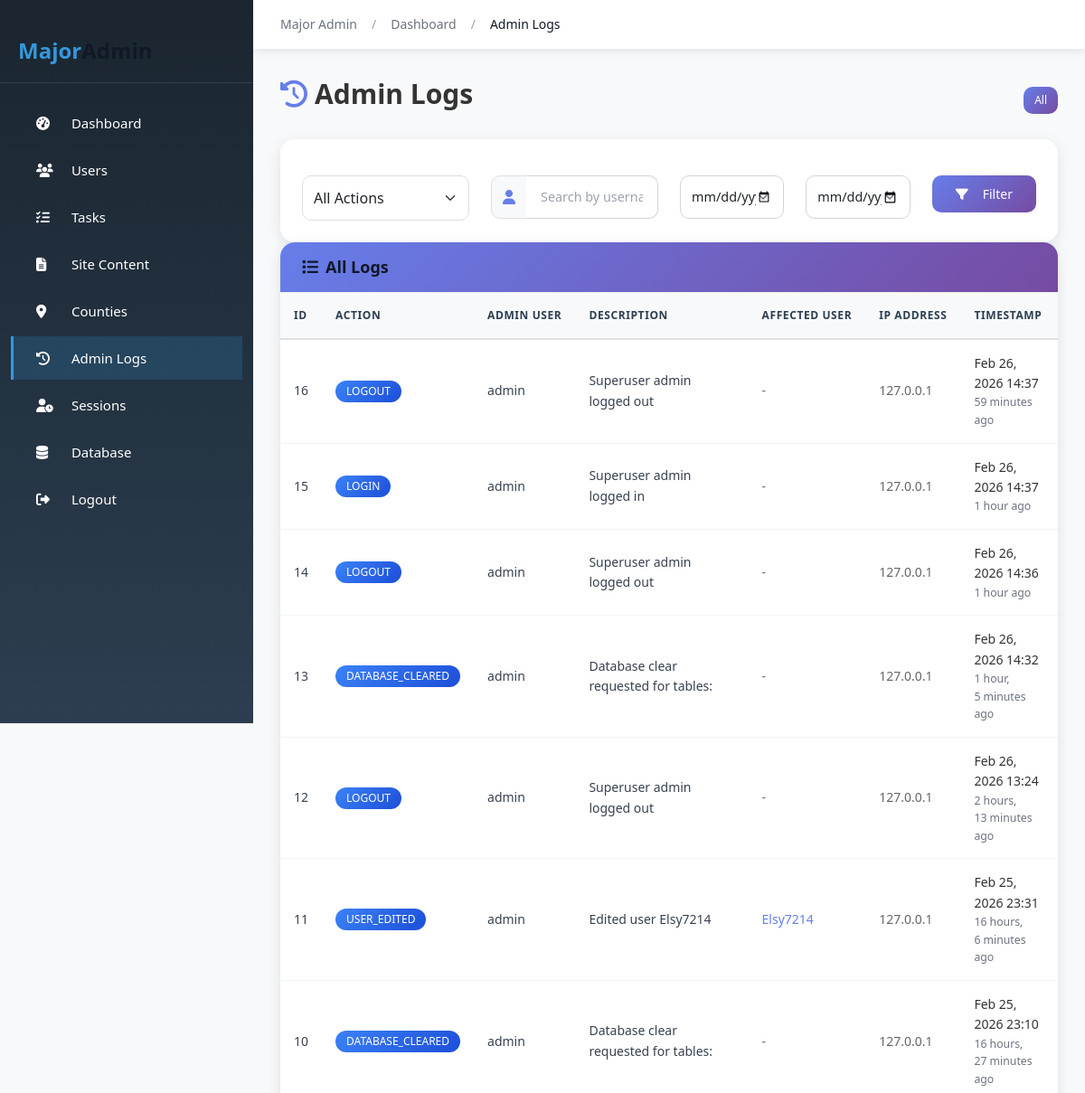
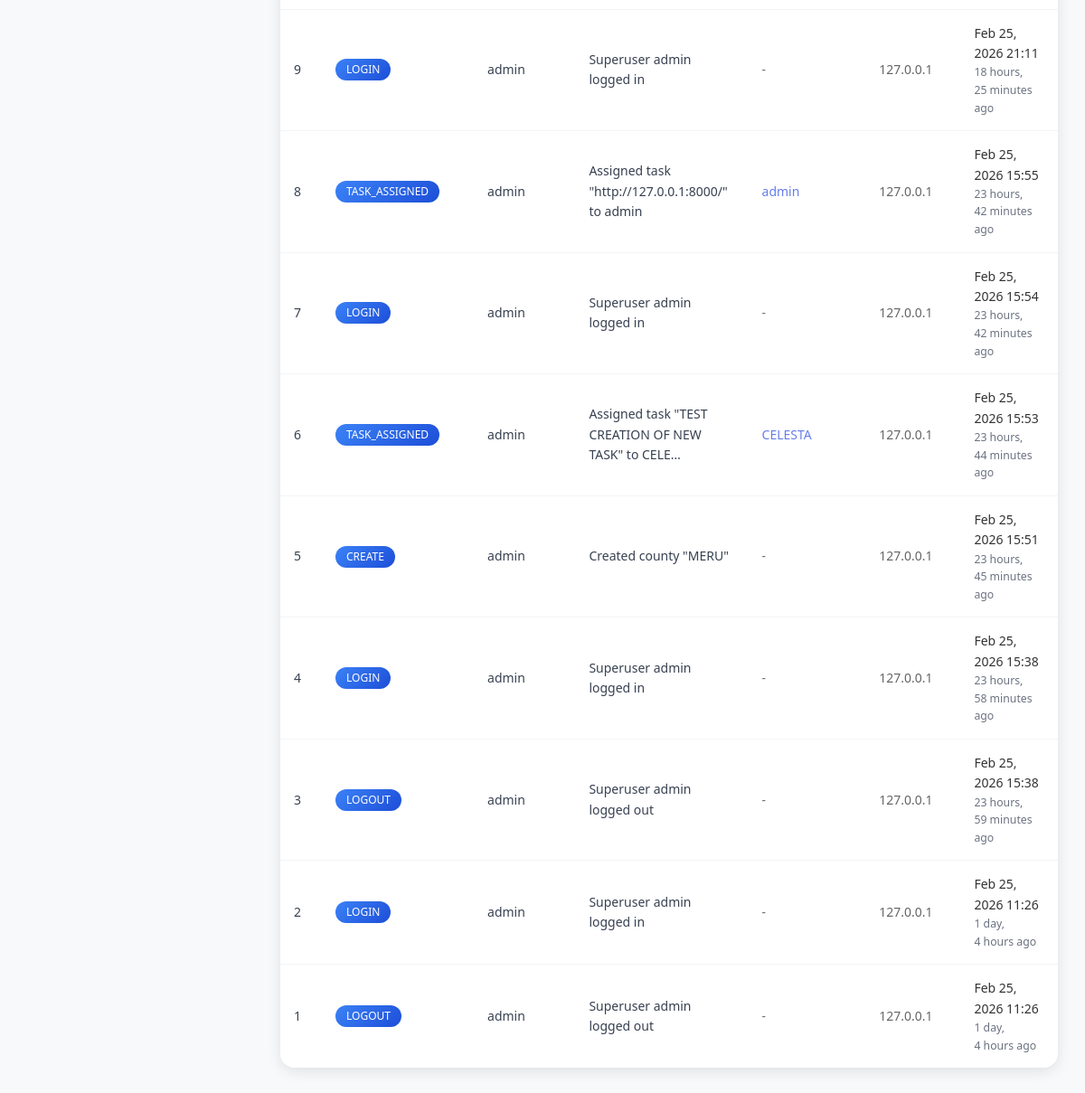
Screenshot of /majoradmin/logs/ (signed in) with the database file from the repository (2 pictures, top to bottom).
### majoradmin/models.py (models this page shows, shortened)
class AdminLog(models.Model):
    ACTION_CHOICES = [
        ('CREATE', 'Create'),
        ('UPDATE', 'Update'),
        ('DELETE', 'Delete'),
        ('LOGIN', 'Login'),
        ('LOGOUT', 'Logout'),
        ('TASK_ASSIGNED', 'Task Assigned'),
        ('TASK_COMPLETED', 'Task Completed'),
        ('TASK_VERIFIED', 'Task Verified'),
        ('USER_EDITED', 'User Edited'),
        ('USER_PASSWORD_CHANGED', 'Password Changed'),
        ('USER_DELETED', 'User Deleted'),
        ('CONTENT_UPDATED', 'Content Updated'),
        ('DATABASE_CLEARED', 'Database Cleared'),
    ]
    action = models.CharField(max_length=50, choices=ACTION_CHOICES)
    user = models.ForeignKey(User, on_delete=models.SET_NULL, null=True, blank=True, related_name='admin_logs')
    description = models.TextField()
    details = models.JSONField(default=dict, blank=True)
    ip_address = models.GenericIPAddressField(null=True, blank=True)
    timestamp = models.DateTimeField(default=timezone.now)
    related_user = models.ForeignKey(User, on_delete=models.SET_NULL, null=True, blank=True, related_name='affected_by_admin')
    class Meta:
        ordering = ['-timestamp']
        verbose_name_plural = 'Admin Logs'

### majoradmin/views.py (the view)
    def wrapper(request, *args, **kwargs):
        if not request.user.is_authenticated:
            return redirect('majoradmin_login')
        if not request.user.is_superuser:
            messages.error(request, 'Access denied. Superuser privileges required.')
            return redirect('dashboard')
        return view_func(request, *args, **kwargs)

### apartments/context_processors.py (called while the page is built, shortened)
def notification_count(request):
    from apartments.models import Notification, UserProfile
    unread_count = 0
    if request.user.is_authenticated:
        try:
            profile = request.user.profile
            user_role = profile.role if profile else None
            notifications = Notification.objects.filter(
                Q(recipient=request.user) | Q(recipient=None)
            )
            user_notifications = []
            for notif in notifications:
                if notif.recipient is not None and notif.recipient == request.user:
                    user_notifications.append(notif)
            unread_count = sum(1 for n in user_notifications if not n.is_read)
        except Exception:
            pass
    return {'unread_notification_count': unread_count}

### majoradmin/views.py (called while the page is built)
def major_admin_required(view_func):
    def wrapper(request, *args, **kwargs):
        if not request.user.is_authenticated:
            return redirect('majoradmin_login')
        if not request.user.is_superuser:
            messages.error(request, 'Access denied. Superuser privileges required.')
            return redirect('dashboard')
        return view_func(request, *args, **kwargs)
    return wrapper

@major_admin_required
def admin_logs(request):
    logs = AdminLog.objects.all()
    action_filter = request.GET.get('action')
    if action_filter:
        logs = logs.filter(action=action_filter)
    user_filter = request.GET.get('user')
    if user_filter:
        logs = logs.filter(user__username__icontains=user_filter)
    date_from = request.GET.get('date_from')
    if date_from:
        logs = logs.filter(timestamp__date__gte=date_from)
    date_to = request.GET.get('date_to')
    if date_to:
        logs = logs.filter(timestamp__date__lte=date_to)
    logs = logs[:100]  # Limit to 100 most recent
    actions = AdminLog.ACTION_CHOICES
    context = {
        'logs': logs,
        'actions': actions,
    }
    return render(request, 'majoradmin/logs.html', context)

### templates/majoradmin/logs.html (shortened to what this page needs)
{% extends 'majoradmin/base.html' %}
{% block breadcrumb %}
<li class="breadcrumb-item"><a href="{% url 'majoradmin_dashboard' %}">Dashboard</a></li>
<li class="breadcrumb-item active">Admin Logs</li>
{% endblock %}
{% block page_content %}
<div class="row mb-4">
    <div class="col-12 d-flex justify-content-between align-items-center">
        <h2 style="color: #333; font-weight: 600;"><i class="fas fa-history me-2" style="color: #667eea;"></i>Admin Logs</h2>
        <div class="btn-group">
            <a href="{% url 'majoradmin_logs' %}" class="btn btn-sm" style="background: linear-gradient(135deg, #667eea 0%, #764ba2 100%); color: white; border-radius: 10px;">All</a>
        </div>
    </div>
</div>
<div class="table-card" style="border-radius: 16px; overflow: hidden; box-shadow: 0 4px 15px rgba(0,0,0,0.1);">
    <div class="card-body" style="padding: 1.5rem;">
        <form method="GET" class="row g-3">
            <div class="col-md-3">
                <select name="action" class="form-select" style="border-radius: 10px; padding: 12px;">
                    <option value="">All Actions</option>
                </select>
            </div>
            <div class="col-md-3">
                <div class="input-group">
                    <span class="input-group-text" style="border-radius: 10px 0 0 10px; background: #f8f9fa; border-color: #e0e0e0;">
                        <i class="fas fa-user" style="color: #667eea;"></i>
                    </span>
                    <input type="text" name="user" class="form-control" placeholder="Search by username" value="{{ request.GET.user|default:'' }}" style="border-radius: 0 10px 10px 0; border-left: none;">
                </div>
            </div>
            <div class="col-md-2">
                <input type="date" name="date_from" class="form-control" value="{{ request.GET.date_from|default:'' }}" style="border-radius: 10px; padding: 12px;">
            </div>
            <div class="col-md-2">
                <input type="date" name="date_to" class="form-control" value="{{ request.GET.date_to|default:'' }}" style="border-radius: 10px; padding: 12px;">
            </div>
            <div class="col-md-2">
                <button type="submit" class="btn w-100" style="background: linear-gradient(135deg, #667eea 0%, #764ba2 100%); color: white; border-radius: 10px; font-weight: 500;">
                    <i class="fas fa-filter me-2"></i>Filter
                </button>
            </div>
        </form>
    </div>
</div>
<div class="table-card" style="border-radius: 16px; overflow: hidden; box-shadow: 0 4px 15px rgba(0,0,0,0.1);">
    <div class="card-header" style="background: linear-gradient(135deg, #667eea 0%, #764ba2 100%); color: white; padding: 1rem 1.5rem;">
        <h5 class="mb-0" style="font-weight: 600;"><i class="fas fa-list me-2"></i>All Logs</h5>
    </div>
    <div class="card-body" style="padding: 0;">
        <div class="table-responsive">
            <table class="table table-hover mb-0" style="margin: 0;">
                <thead style="background: #f8f9fa;">
                    <tr>
                        <th style="padding: 15px;">ID</th>
                        <th style="padding: 15px;">Action</th>
                        <th style="padding: 15px;">Admin User</th>
                        <th style="padding: 15px;">Description</th>
                        <th style="padding: 15px;">Affected User</th>
                        <th style="padding: 15px;">IP Address</th>
                        <th style="padding: 15px;">Timestamp</th>
                    </tr>
                </thead>
                <tbody>
                    {% for log in logs %}
                    <tr style="transition: all 0.2s;">
                        <td style="padding: 15px;">{{ log.id }}</td>
                        <td style="padding: 15px;">
                            <span class="badge" style="background: linear-gradient(135deg, #3b82f6 0%, #1d4ed8 100%); color: white; padding: 6px 12px; border-radius: 20px;">{{ log.action }}</span>
                        </td>
                        <td style="padding: 15px;">{{ log.user.username|default:"System" }}</td>
                        <td style="padding: 15px;">{{ log.description|truncatechars:50 }}</td>
                        <td style="padding: 15px;">
                            {% if log.related_user %}
                            <a href="{% url 'majoradmin_edit_user' log.related_user.id %}" style="color: #667eea; font-weight: 500;">{{ log.related_user.username }}</a>
                            {% else %}
                            <span class="text-muted">-</span>
                            {% endif %}
                        </td>
                        <td style="padding: 15px; color: #666;">{{ log.ip_address|default:"-" }}</td>
                        <td style="padding: 15px;">
                            <span style="color: #333;">{{ log.timestamp|date:"M d, Y H:i" }}</span>
                            <small class="text-muted d-block">{{ log.timestamp|timesince }} ago</small>
                        </td>
                    </tr>
                    {% endfor %}
                </tbody>
            </table>
        </div>
    </div>
</div>
{% endblock %}

### templates/majoradmin/base.html (style rules this page uses)
:root { --primary-color: #2c3e50; --secondary-color: #3498db; --accent-color: #e74c3c; --sidebar-width: 280px; }
body { font-family: 'Segoe UI', Tahoma, Geneva, Verdana, sans-serif; background-color: #f8f9fa; }
.table-card { background: white; border-radius: 10px; box-shadow: 0 2px 15px rgba(0,0,0,0.1); overflow: hidden; }
.table-card .card-header { background: #f8f9fa; padding: 20px; border-bottom: 1px solid #eee; }
.table-card .card-body { padding: 0; }
.table { margin: 0; }
.table th { background: #f8f9fa; font-weight: 600; color: #2c3e50; border-bottom: 2px solid #dee2e6; padding: 15px; }
.table td { padding: 15px; vertical-align: middle; }
.form-control, .form-select { border-radius: 8px; padding: 12px 15px; border: 1px solid #ddd; }
.table-responsive { overflow-x: auto; }

### rows the page displays
AdminLog: id "16", action "LOGOUT", user.username "admin", description "Superuser admin logged out", ip_address "127.0.0.1", timestamp "Feb 26, 2026 14:37", timestamp "59 minutes"
AdminLog: id "15", action "LOGIN", user.username "admin", description "Superuser admin logged in", ip_address "127.0.0.1", timestamp "Feb 26, 2026 14:37", timestamp "1 hour"
AdminLog: id "14", action "LOGOUT", user.username "admin", description "Superuser admin logged out", ip_address "127.0.0.1", timestamp "Feb 26, 2026 14:36", timestamp "1 hour"
AdminLog: id "13", action "DATABASE_CLEARED", user.username "admin", description "Database clear requested for tables:", ip_address "127.0.0.1", timestamp "Feb 26, 2026 14:32", timestamp "1 hour, 5 minutes"
AdminLog: id "12", action "LOGOUT", user.username "admin", description "Superuser admin logged out", ip_address "127.0.0.1", timestamp "Feb 26, 2026 13:24", timestamp "2 hours, 13 minutes"
AdminLog: id "11", action "USER_EDITED", user.username "admin", description "Edited user Elsy7214", related_user.username "Elsy7214", ip_address "127.0.0.1", timestamp "Feb 25, 2026 23:31", timestamp "16 hours, 6 minutes"
AdminLog: id "10", action "DATABASE_CLEARED", user.username "admin", description "Database clear requested for tables:", ip_address "127.0.0.1", timestamp "Feb 25, 2026 23:10", timestamp "16 hours, 27 minutes"
AdminLog: id "9", action "LOGIN", user.username "admin", description "Superuser admin logged in", ip_address "127.0.0.1", timestamp "Feb 25, 2026 21:11", timestamp "18 hours, 25 minutes"
AdminLog: id "8", action "TASK_ASSIGNED", user.username "admin", description "Assigned task \"http://127.0.0.1:8000/\" to admin", related_user.username "admin", ip_address "127.0.0.1", timestamp "Feb 25, 2026 15:55", timestamp "23 hours, 42 minutes"
AdminLog: id "7", action "LOGIN", user.username "admin", description "Superuser admin logged in", ip_address "127.0.0.1", timestamp "Feb 25, 2026 15:54", timestamp "23 hours, 42 minutes"
AdminLog: id "6", action "TASK_ASSIGNED", user.username "admin", description "Assigned task \"TEST CREATION OF NEW TASK\" to CELE…", related_user.username "CELESTA", ip_address "127.0.0.1", timestamp "Feb 25, 2026 15:53", timestamp "23 hours, 44 minutes"
AdminLog: id "5", action "CREATE", user.username "admin", description "Created county \"MERU\"", ip_address "127.0.0.1", timestamp "Feb 25, 2026 15:51", timestamp "23 hours, 45 minutes"
AdminLog: id "4", action "LOGIN", user.username "admin", description "Superuser admin logged in", ip_address "127.0.0.1", timestamp "Feb 25, 2026 15:38", timestamp "23 hours, 58 minutes"
AdminLog: id "3", action "LOGOUT", user.username "admin", description "Superuser admin logged out", ip_address "127.0.0.1", timestamp "Feb 25, 2026 15:38", timestamp "23 hours, 59 minutes"
AdminLog: id "2", action "LOGIN", user.username "admin", description "Superuser admin logged in", ip_address "127.0.0.1", timestamp "Feb 25, 2026 11:26", timestamp "1 day, 4 hours"
AdminLog: id "1", action "LOGOUT", user.username "admin", description "Superuser admin logged out", ip_address "127.0.0.1", timestamp "Feb 25, 2026 11:26", timestamp "1 day, 4 hours"
